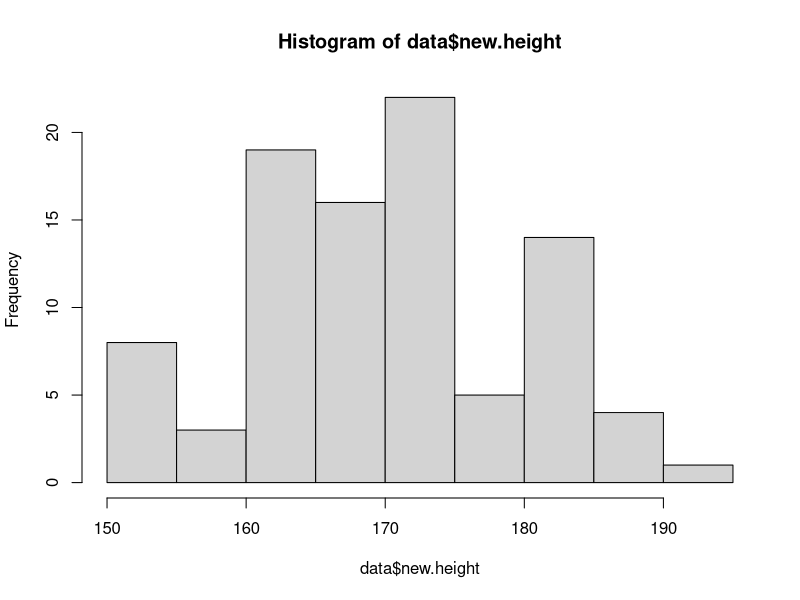
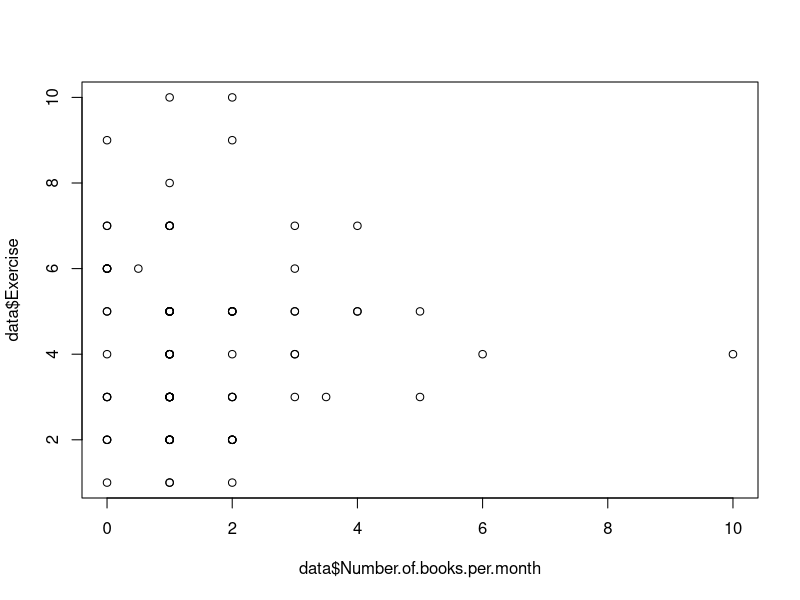
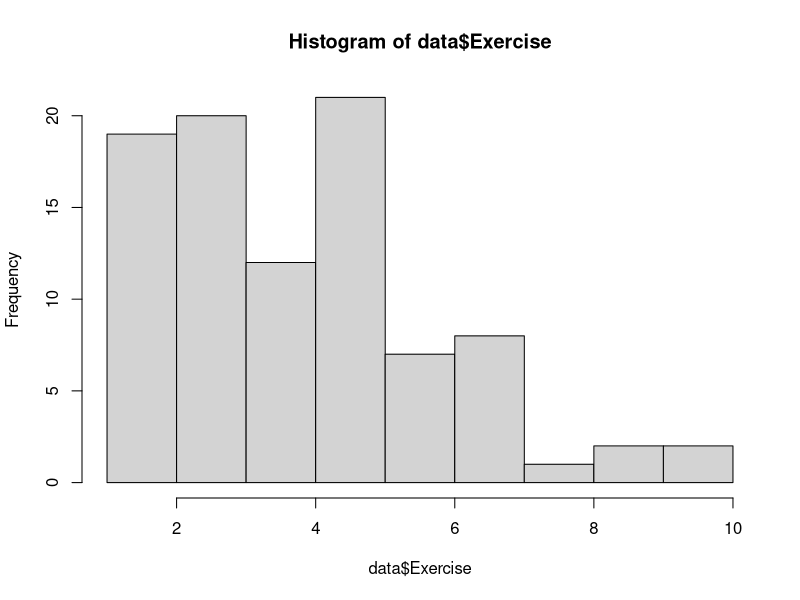
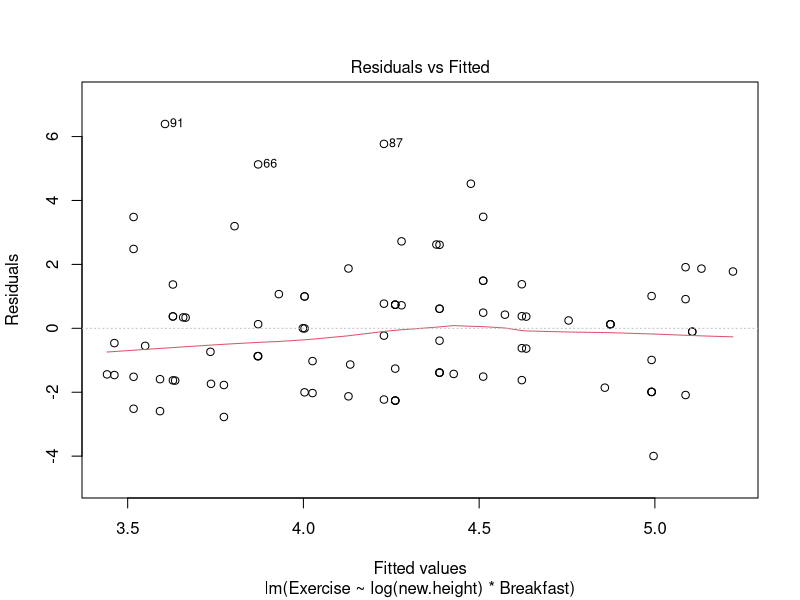
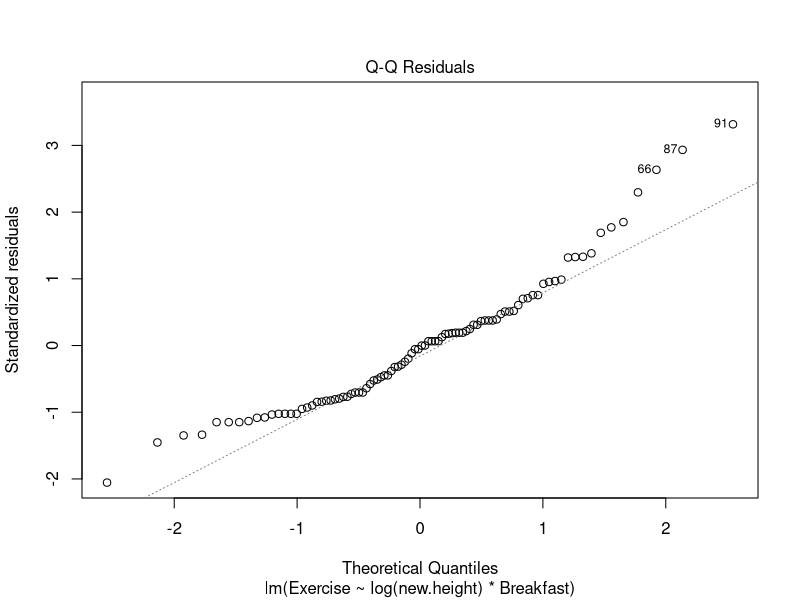
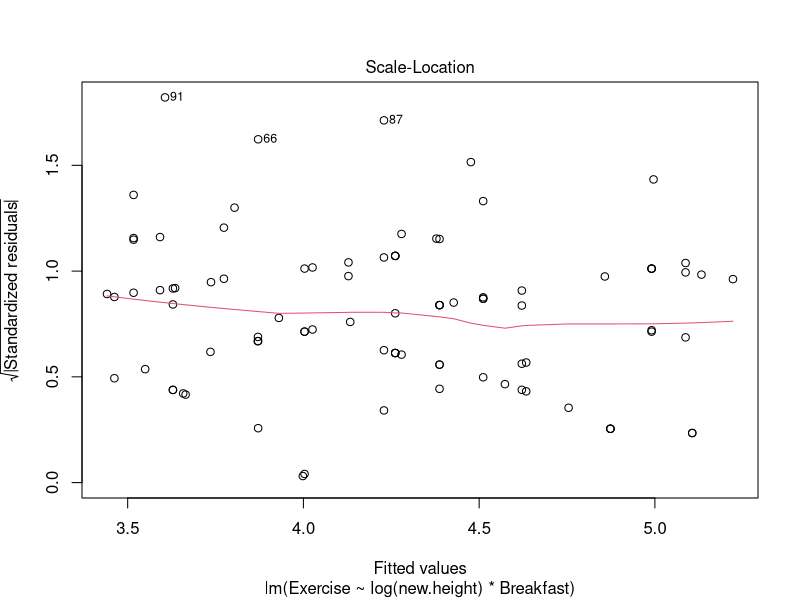
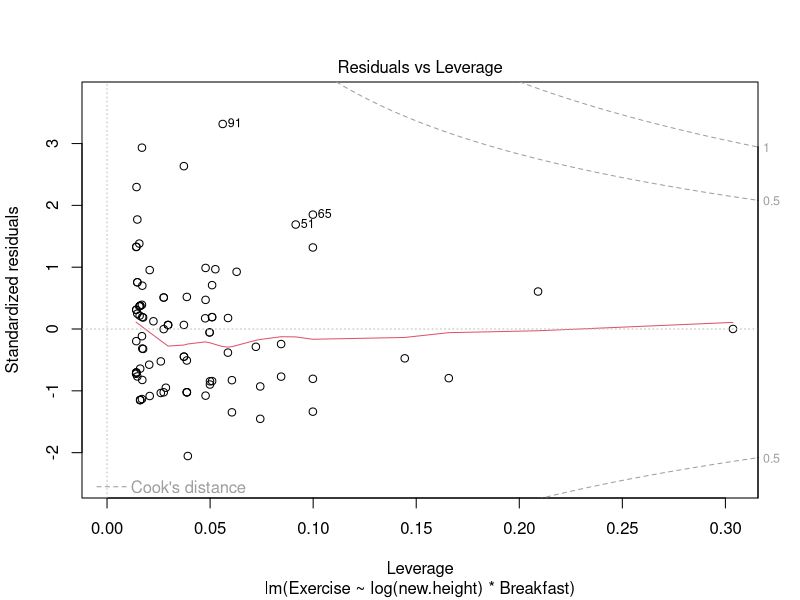

The R script that drew these images, in order: (Note: this script raises an error after producing the figures.)
## ---- chunk 1
setwd("/Users/carlaleone/Desktop/Exeter/Problem Sheet")
data <- read.table("BIOM4025_data_2024.csv", header=TRUE, sep = ",", 
                      stringsAsFactors = FALSE)
head(data)
## ---- chunk 2
# if we want to use height, need to convert it into cm 
height_to_cm <- function(height) {
  sapply(height, function(h) {
    if (grepl("cm", h)) { # If the value is already in cm convert it to numeric format
      as.numeric(gsub("cm", "", h))
    } else if (grepl("m",h)) {
      m<- as.numeric(gsub("m.*", "", h))
      (m*100)
    } # convert the values that are in m
    else if (grepl("ft", h)) {
      # If the value is in feet and inches
      ft <- as.numeric(gsub("ft.*", "", h)) # identify ft
      in_val <- as.numeric(gsub(".*ft |in", "", h)) # identify in
      (ft * 30.48) + (in_val * 2.54) # Convert ft and in to cm
    } else {
      NA 
    }
  })
}

data$new.height<- height_to_cm(data$Height)
hist(data$new.height)

# add other columns
data$age<- 2024 -  data$Year.of.birth # age of individual
data$avg.commute<- (data$Commute.today + data$Commute.yesterday)/ 2 #average commute of individual
data$siblings<- ifelse(data$Brothers > 0 | data$Sisters > 0, "Yes", "No") # does the individual have siblings?
data$n.siblings<- as.numeric(data$Brothers + data$Sisters) #how many siblings?
data$Number.of.books.per.month<- as.numeric(data$Number.of.books.per.month)
data$wakeup<- format(strptime(data$Waking.up.time, format = "%H:%M"), "%H:%M")
View(data)
data$wakeup2<- as.numeric(data$wakeup)
data$wakeup2<- ifelse(data$wakeup > 07:30 | data$wakeup < 07:30, "Late", "Early") 

plot(data$Exercise~data$Number.of.books.per.month)
table(data$siblings) #very few people without siblings
aggregate(data$new.height, by=list(data$siblings), mean, na.rm =T)

## ---- chunk 3
lm1<- lm(Exercise~wakeup, data = data) #most basic lm
summary(lm1)
lm2<- lm(Exercise ~ log(new.height)*Breakfast, data = data) #includes sibling interaction
summary(lm2)
anova(lm1,lm2) # there is not really a significant difference between the models
AIC(lm1, lm2)

hist(data$Exercise)
plot(lm2)
# plots all look very good in terms of normality of residuals and heteroscedasticity. 
## ---- chunk 4
# BOXCOX Transforation
library(MASS)
bc <- boxcox(lm(data$Exercise ~ 1), plotit = FALSE)
lambda <- bc$x[which.max(bc$y)]
lambda
#0.3 
data$bc.exercise <- (data$Exercise^lambda - 1) / lambda # APPLY this transformation using lambda to each number of fam

hist(data$new.height)
# plot
par(mfrow=c(1,2))
hist(data$bc.exercise)
qqnorm(data$bc.exercise)
qqline(data$bc.exercise)
## ---- chunk 5
model1<- glm(Exercise ~ n_siblings*Breakfast,family=poisson, data = data)
summary(model1)

model2<- glm(Exercise ~ n_siblings+ Breakfast,family=poisson, data = data)
summary(model2)

exercise_fitted<- predict(model1)
plot(Exercise ~ n_siblings, data, cex.lab=1.2, col="grey", font.lab=2, pch=19, 
     xlab="Number of Siblings", ylab="Exercise")
lines(exercise_fitted[order(data$Exercise)] ~ sort(data$Exercise))
## ---- chunk 6
par(mfrow=c(2,2))
plot(model1)
## ---- chunk 7
plot(psr ~ log.fam, data=t.data, pch=NA, xlab="log(FAM)", ylab="parasite species richness")
points(psr ~ log.fam, data=t.data[t.data$status=="S", ], pch=19, col="grey70") 
points(psr ~ log.fam, data=t.data[t.data$status=="D", ], pch=19, col="grey30")
lines(psr.predicted[order(t.data$log.fam)] ~ sort(t.data$log.fam))
legend(x="topleft", legend=c("D", "S"), pch=19, lty = 1, col=c("grey30", "grey70"), title="social status", cex=0.7)
